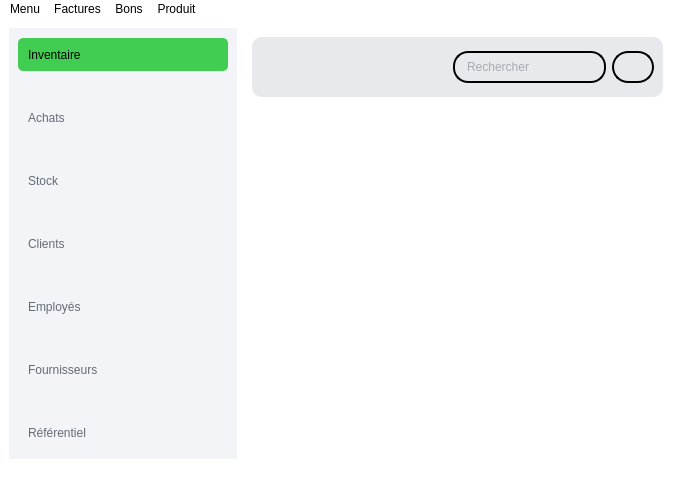
<?xml version="1.0" encoding="UTF-8"?>
<ui version="4.0">
 <class>MainWindow</class>
 <widget class="QMainWindow" name="MainWindow">
  <property name="geometry">
   <rect>
    <x>0</x>
    <y>0</y>
    <width>681</width>
    <height>490</height>
   </rect>
  </property>
  <property name="windowTitle">
   <string>MainWindow</string>
  </property>
  <property name="styleSheet">
   <string notr="true">background-color: rgb(255, 255, 255);</string>
  </property>
  <widget class="QWidget" name="centralwidget">
   <layout class="QHBoxLayout" name="horizontalLayout">
    <item>
     <widget class="QWidget" name="widget" native="true">
      <property name="maximumSize">
       <size>
        <width>1000</width>
        <height>16777215</height>
       </size>
      </property>
      <property name="styleSheet">
       <string notr="true">QWidget{
	background-color: rgb(242, 244, 247);
width:200px;
}

QPushButton{
font: 63 12pt &quot;Bahnschrift SemiBold&quot;;
border:none;
text-align:left;
color: rgb(101, 107, 117);
height:33px;
padding-left:10px;

}
QPushButton:hover{
border-radius:5px;

	background-color: rgb(164, 231, 172);
}
QPushButton:pressed{
	
	color: rgb(0, 0, 0);
	background-color: rgb(65, 205, 82);


}
</string>
      </property>
      <layout class="QVBoxLayout" name="verticalLayout_2">
       <property name="rightMargin">
        <number>9</number>
       </property>
       <item>
        <layout class="QVBoxLayout" name="verticalLayout">
         <property name="spacing">
          <number>30</number>
         </property>
         <item>
          <widget class="QPushButton" name="inventaire_btn">
           <property name="styleSheet">
            <string notr="true">color: rgb(0, 0, 0);
border-radius:5px;
background-color: rgb(65, 205, 82)</string>
           </property>
           <property name="text">
            <string>Inventaire</string>
           </property>
           <property name="icon">
            <iconset>
             <normaloff>../IMAGES/icones/tirelire (1).png</normaloff>../IMAGES/icones/tirelire (1).png</iconset>
           </property>
           <property name="iconSize">
            <size>
             <width>19</width>
             <height>19</height>
            </size>
           </property>
           <property name="checkable">
            <bool>false</bool>
           </property>
           <property name="checked">
            <bool>false</bool>
           </property>
           <property name="autoRepeat">
            <bool>false</bool>
           </property>
           <property name="autoExclusive">
            <bool>false</bool>
           </property>
          </widget>
         </item>
         <item>
          <widget class="QPushButton" name="achats_btn">
           <property name="text">
            <string>Achats</string>
           </property>
           <property name="icon">
            <iconset>
             <normaloff>../IMAGES/icones/panier.png</normaloff>../IMAGES/icones/panier.png</iconset>
           </property>
           <property name="iconSize">
            <size>
             <width>19</width>
             <height>19</height>
            </size>
           </property>
          </widget>
         </item>
         <item>
          <widget class="QPushButton" name="stock_btn">
           <property name="text">
            <string>Stock</string>
           </property>
           <property name="icon">
            <iconset>
             <normaloff>../IMAGES/icones/boutique.png</normaloff>../IMAGES/icones/boutique.png</iconset>
           </property>
           <property name="iconSize">
            <size>
             <width>19</width>
             <height>19</height>
            </size>
           </property>
          </widget>
         </item>
         <item>
          <widget class="QPushButton" name="client_btn">
           <property name="text">
            <string>Clients</string>
           </property>
           <property name="icon">
            <iconset>
             <normaloff>../IMAGES/icones/utilisateurs-alt.png</normaloff>../IMAGES/icones/utilisateurs-alt.png</iconset>
           </property>
           <property name="iconSize">
            <size>
             <width>19</width>
             <height>19</height>
            </size>
           </property>
          </widget>
         </item>
         <item>
          <widget class="QPushButton" name="employee_btn">
           <property name="text">
            <string>Employés</string>
           </property>
           <property name="icon">
            <iconset>
             <normaloff>../IMAGES/icones/mallette.png</normaloff>../IMAGES/icones/mallette.png</iconset>
           </property>
           <property name="iconSize">
            <size>
             <width>19</width>
             <height>19</height>
            </size>
           </property>
          </widget>
         </item>
         <item>
          <widget class="QPushButton" name="fournisseurs_btn">
           <property name="text">
            <string>Fournisseurs</string>
           </property>
           <property name="icon">
            <iconset>
             <normaloff>../IMAGES/icones/cote-camion.png</normaloff>../IMAGES/icones/cote-camion.png</iconset>
           </property>
           <property name="iconSize">
            <size>
             <width>19</width>
             <height>19</height>
            </size>
           </property>
          </widget>
         </item>
         <item>
          <widget class="QPushButton" name="referentiel_btn">
           <property name="text">
            <string>Référentiel</string>
           </property>
           <property name="icon">
            <iconset>
             <normaloff>../IMAGES/icones/livre-alt.png</normaloff>../IMAGES/icones/livre-alt.png</iconset>
           </property>
           <property name="iconSize">
            <size>
             <width>19</width>
             <height>19</height>
            </size>
           </property>
          </widget>
         </item>
        </layout>
       </item>
      </layout>
     </widget>
    </item>
    <item>
     <widget class="QWidget" name="widget_2" native="true">
      <property name="maximumSize">
       <size>
        <width>1200</width>
        <height>16777215</height>
       </size>
      </property>
      <property name="styleSheet">
       <string notr="true">background-color: rgb(255, 255, 255);</string>
      </property>
      <layout class="QVBoxLayout" name="verticalLayout_3">
       <item>
        <widget class="QWidget" name="widget_3" native="true">
         <property name="maximumSize">
          <size>
           <width>16777215</width>
           <height>60</height>
          </size>
         </property>
         <property name="styleSheet">
          <string notr="true">QWidget{

background-color: rgb(232, 233, 236);
border-radius:10px;}


QPushButton{
border:2px solid;
border-radius:16px;
width:38px;
height:28.4px;

}
QPushButton:hover{
border-color: rgb(65, 205, 82);

}
QPushButton:pressed{
background-color: rgb(65, 205, 82);

}

QLineEdit{
border:2px solid;
height:28px;
border-radius:15px;
color: rgb(101, 107, 117);
font: 63 10pt &quot;Bahnschrift SemiBold&quot;;
padding-left:10px;

}
QLineEdit:hover{
border-color: rgb(65, 205, 82);


}
</string>
         </property>
         <layout class="QHBoxLayout" name="horizontalLayout_3">
          <property name="leftMargin">
           <number>0</number>
          </property>
          <property name="topMargin">
           <number>10</number>
          </property>
          <property name="bottomMargin">
           <number>10</number>
          </property>
          <item>
           <spacer name="horizontalSpacer">
            <property name="orientation">
             <enum>Qt::Horizontal</enum>
            </property>
            <property name="sizeHint" stdset="0">
             <size>
              <width>23</width>
              <height>20</height>
             </size>
            </property>
           </spacer>
          </item>
          <item>
           <layout class="QHBoxLayout" name="horizontalLayout_2">
            <property name="leftMargin">
             <number>0</number>
            </property>
            <item>
             <widget class="QLineEdit" name="lineEdit">
              <property name="maximumSize">
               <size>
                <width>400</width>
                <height>16777215</height>
               </size>
              </property>
              <property name="text">
               <string/>
              </property>
              <property name="placeholderText">
               <string>Rechercher</string>
              </property>
             </widget>
            </item>
            <item>
             <widget class="QPushButton" name="pushButton">
              <property name="minimumSize">
               <size>
                <width>40</width>
                <height>0</height>
               </size>
              </property>
              <property name="text">
               <string/>
              </property>
              <property name="icon">
               <iconset>
                <normaloff>../IMAGES/icones/chercher.png</normaloff>../IMAGES/icones/chercher.png</iconset>
              </property>
              <property name="iconSize">
               <size>
                <width>18</width>
                <height>18</height>
               </size>
              </property>
             </widget>
            </item>
           </layout>
          </item>
         </layout>
        </widget>
       </item>
       <item>
        <widget class="QWidget" name="widget_4" native="true"/>
       </item>
      </layout>
     </widget>
    </item>
   </layout>
  </widget>
  <widget class="QStatusBar" name="statusbar"/>
  <widget class="QMenuBar" name="menubar">
   <property name="geometry">
    <rect>
     <x>0</x>
     <y>0</y>
     <width>681</width>
     <height>21</height>
    </rect>
   </property>
   <property name="maximumSize">
    <size>
     <width>16777215</width>
     <height>16777215</height>
    </size>
   </property>
   <property name="focusPolicy">
    <enum>Qt::NoFocus</enum>
   </property>
   <property name="styleSheet">
    <string notr="true"/>
   </property>
   <widget class="QMenu" name="menuMenu">
    <property name="title">
     <string>Menu</string>
    </property>
    <addaction name="actionParam_tres"/>
    <addaction name="actionEdition"/>
    <addaction name="actionSession"/>
   </widget>
   <widget class="QMenu" name="menuProduit">
    <property name="title">
     <string>Produit</string>
    </property>
   </widget>
   <widget class="QMenu" name="menuFactures">
    <property name="title">
     <string>Factures</string>
    </property>
   </widget>
   <widget class="QMenu" name="menuBons">
    <property name="title">
     <string>Bons</string>
    </property>
   </widget>
   <addaction name="menuMenu"/>
   <addaction name="menuFactures"/>
   <addaction name="menuBons"/>
   <addaction name="menuProduit"/>
  </widget>
  <action name="actionParam_tres">
   <property name="text">
    <string>Paramètres</string>
   </property>
  </action>
  <action name="actionEdition">
   <property name="text">
    <string>Edition</string>
   </property>
  </action>
  <action name="actionSession">
   <property name="text">
    <string>Session</string>
   </property>
  </action>
 </widget>
 <resources/>
 <connections/>
</ui>
